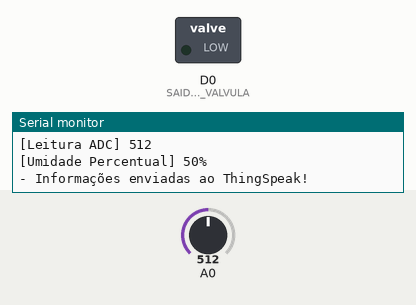
Bench run of a sketch on a simulated ESP8266 (NodeMCU). Shown: switched loads named in the sketch (green lamp = pin HIGH), the last lines printed to the serial monitor. The test bench sets the inputs (shaded band); at power-on: A0 = 512. WiFi joins after 1.5 s; servers stay silent unless stated; no MQTT or app messages arrive unless stated.

Above: at 2.7 s.
2.8 s: A0 set to 695
5.5 s: A0 set to 728
At 7.5 s:
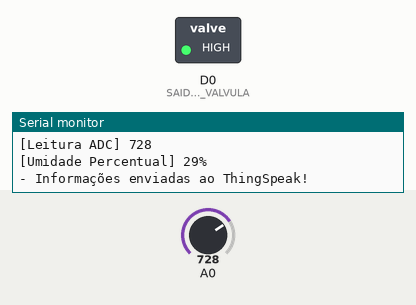
10.0 s: A0 set to 511
13.4 s: A0 set to 716
At 16.7 s:
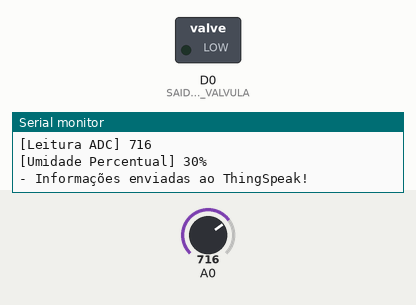
Timing chart, 0 to 18.9 s (numbered marks = the images above; inputs shaded):
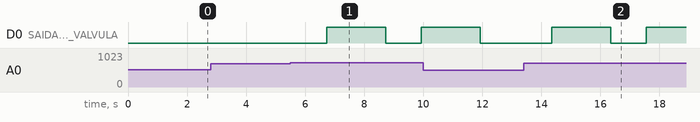

Measured:
- the behaviour switches between 710 and 711 on A0 (found by bisection; images 0 and 1)
- after the input at 5.5 s, D0 (SAIDA_COMANDO_VALVULA): LOW → HIGH after 1.2 s, → LOW 2.0 s later, → HIGH 1.2 s later
- after the input at 13.4 s, D0 (SAIDA_COMANDO_VALVULA): LOW → HIGH after 0.95 s, → LOW 2.0 s later, → HIGH 1.2 s later

The sketch:

v6.ino
```cpp
#include <ESP8266WiFi.h>
#include <PubSubClient.h>

#define D0    16
#define D1    5
#define D2    4
#define D3    0
#define D4    2
#define D5    14
#define D6    12
#define D7    13
#define D8    15
#define D9    3
#define D10   1

//defines
#define SSID_REDE     "*"
#define SENHA_REDE    "*"
#define INTERVALO_ENVIO_THINGSPEAK  1000
#define INTERVALO_ENVIO_MQTT        1000
#define LIMITE_UMIDADE_PARA_REGAR   30
#define TEMPO_PARA_REGAR            2000
#define SAIDA_COMANDO_VALVULA       D0

#define TOPICO_SUBSCRIBE "AquaInsights_Send"
#define TOPICO_PUBLISH   "AquaInsights_Recive"

#define ID_MQTT  "*"
void initWiFi(void);

const char* BROKER_MQTT = "*";
int BROKER_PORT = 1883;
char EnderecoAPIThingSpeak[] = "api.thingspeak.com";
String ChaveEscritaThingSpeak = "*";
long lastConnectionTime;
long lastMQTTSendTime;
WiFiClient client;
WiFiClient clientMQTT;
PubSubClient MQTT(clientMQTT);

//prototypes
void EnviaInformacoesThingspeak(String StringDados);
float FazLeituraUmidade(void);

void initMQTT(void);
void reconectWiFi(void);
void mqtt_callback(char* topic, byte* payload, unsigned int length);
void VerificaConexoesWiFIEMQTT(void);


void EnviaInformacoesThingspeak(String string_dados)
{
    if (client.connect(EnderecoAPIThingSpeak, 80))
    {
        /* faz a requisição HTTP ao ThingSpeak */
        client.print("POST /update HTTP/1.1\n");
        client.print("Host: api.thingspeak.com\n");
        client.print("Connection: close\n");
        client.print("X-THINGSPEAKAPIKEY: "+ChaveEscritaThingSpeak+"\n");
        client.print("Content-Type: application/x-www-form-urlencoded\n");
        client.print("Content-Length: ");
        client.print(string_dados.length());
        client.print("\n\n");
        client.print(string_dados);

        lastConnectionTime = millis();
        Serial.println("- Informações enviadas ao ThingSpeak!");
    }
}


void initWiFi()
{
    delay(10);
    Serial.println("------Conexao WI-FI------");
    Serial.print("Conectando-se na rede: ");
    Serial.println(SSID_REDE);
    Serial.println("Aguarde");

    reconectWiFi();
}


void initMQTT()
{
    MQTT.setServer(BROKER_MQTT, BROKER_PORT);
    MQTT.setCallback(mqtt_callback);
}


void mqtt_callback(char* topic, byte* payload, unsigned int length)
{

}


void reconnectMQTT()
{
    while (!MQTT.connected())
    {
        Serial.print("* Tentando se conectar ao Broker MQTT: ");
        Serial.println(BROKER_MQTT);
        if (MQTT.connect(ID_MQTT))
        {
            Serial.println("Conectado com sucesso ao broker MQTT!");
            MQTT.subscribe(TOPICO_SUBSCRIBE);
        }
        else
        {
            Serial.println("Falha ao reconectar no broker.");
            Serial.println("Havera nova tentatica de conexao em 2s");
            delay(2000);
        }
    }
}

//Função: reconecta-se ao WiFi

void reconectWiFi()
{

    if (WiFi.status() == WL_CONNECTED)
        return;

    WiFi.begin(SSID_REDE, SENHA_REDE);

    while (WiFi.status() != WL_CONNECTED)
    {
        delay(100);
        Serial.print(".");
    }

    Serial.println();
    Serial.print("Conectado com sucesso na rede ");
    Serial.print(SSID_REDE);
    Serial.println("IP obtido: ");
    Serial.println(WiFi.localIP());
}


void VerificaConexoesWiFIEMQTT(void)
{
    if (!MQTT.connected())
        reconnectMQTT();

     reconectWiFi();
}


//Parâmetros: nenhum
//Retorno: umidade percentual (0-100)
float FazLeituraUmidade(void)
{
    int ValorADC;
    float UmidadePercentual;
    int UmidadePercentualApp;

     ValorADC = analogRead(0);
     Serial.print("[Leitura ADC] ");
     Serial.println(ValorADC);


     //   Valor lido                 Umidade percentual
     //      _    0                           _ 100
     //      |                                |
     //      |                                |
     //      -   ValorADC                     - UmidadePercentual
     //      |                                |
     //      |                                |
     //     _|_  418                         _|_ 0
     //
     //   (UmidadePercentual-0) / (100-0)  =  (ValorADC - 418) / (-418)
     //      Logo:
     //      UmidadePercentual = 100 * ((418-ValorADC) / 418)

     UmidadePercentual = 100 * ((418-(float)ValorADC) / 418);
     UmidadePercentualApp = map(UmidadePercentual, -144, 100, 0, 100);
     Serial.print("[Umidade Percentual] ");
     Serial.print(UmidadePercentualApp);
     Serial.println("%");
     return UmidadePercentualApp;
}
void setup()
{
    Serial.begin(9600);
    lastConnectionTime = 0;
    lastMQTTSendTime = 0;
    initWiFi();
    initMQTT();
    pinMode(SAIDA_COMANDO_VALVULA,OUTPUT);
    digitalWrite(SAIDA_COMANDO_VALVULA,LOW);
    Serial.println("Planta IoT com ESP8266 NodeMCU");
}

//loop principal
void loop()
{
    float UmidadePercentualLida;
    int UmidadePercentualTruncada;
    char FieldUmidade[11];
    char MsgUmidadeMQTT[50];


    VerificaConexoesWiFIEMQTT();


    if (client.connected())
    {
        client.stop();
        Serial.println("- Desconectado do ThingSpeak");
        Serial.println();
    }

    UmidadePercentualLida = FazLeituraUmidade();
    UmidadePercentualTruncada = (int)UmidadePercentualLida;


    if(!client.connected() &&
      ((millis() - lastConnectionTime) > INTERVALO_ENVIO_THINGSPEAK))
    {
        sprintf(FieldUmidade,"field1=%d",UmidadePercentualTruncada);
        EnviaInformacoesThingspeak(FieldUmidade);
    }


    if ((millis() - lastMQTTSendTime) > INTERVALO_ENVIO_MQTT)
    {
        sprintf(MsgUmidadeMQTT,"%d",UmidadePercentualTruncada);
        MQTT.publish(TOPICO_PUBLISH, MsgUmidadeMQTT);
        lastMQTTSendTime = millis();
    }

    if (UmidadePercentualTruncada <= LIMITE_UMIDADE_PARA_REGAR)
    {
        digitalWrite(SAIDA_COMANDO_VALVULA,HIGH);
        delay(TEMPO_PARA_REGAR);
        digitalWrite(SAIDA_COMANDO_VALVULA,LOW);
    }

    delay(1000);
}
```
